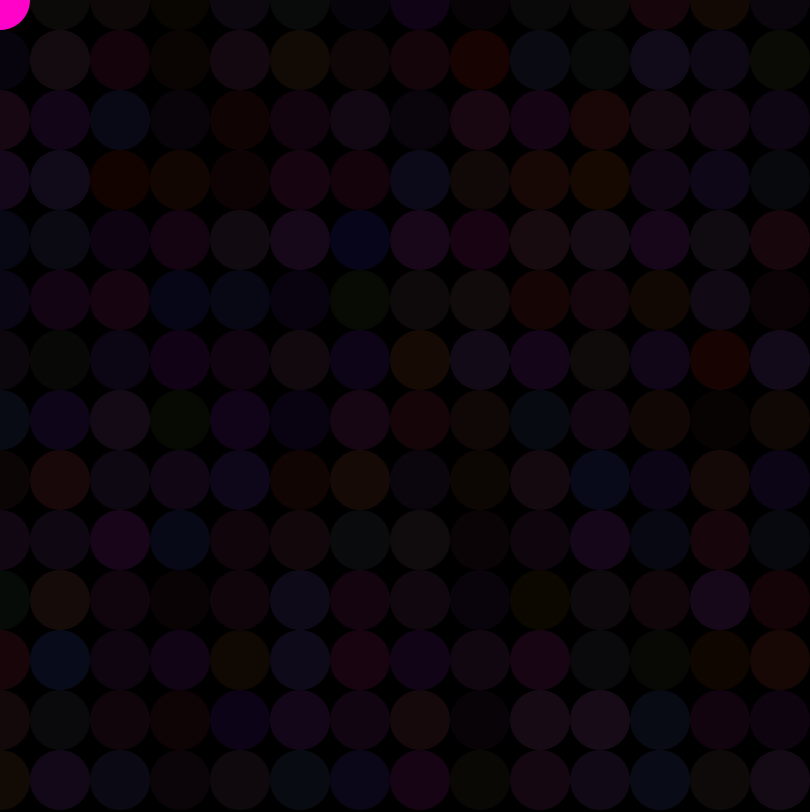
Frame 1 (no input)
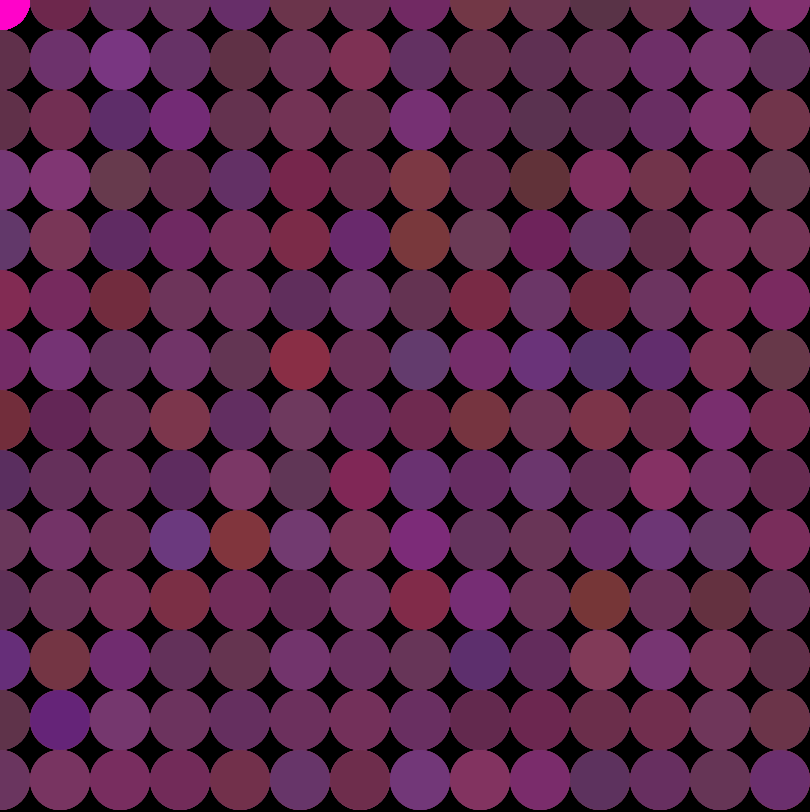
Frame 60 (the mouse pressed at the canvas centre just before this capture)
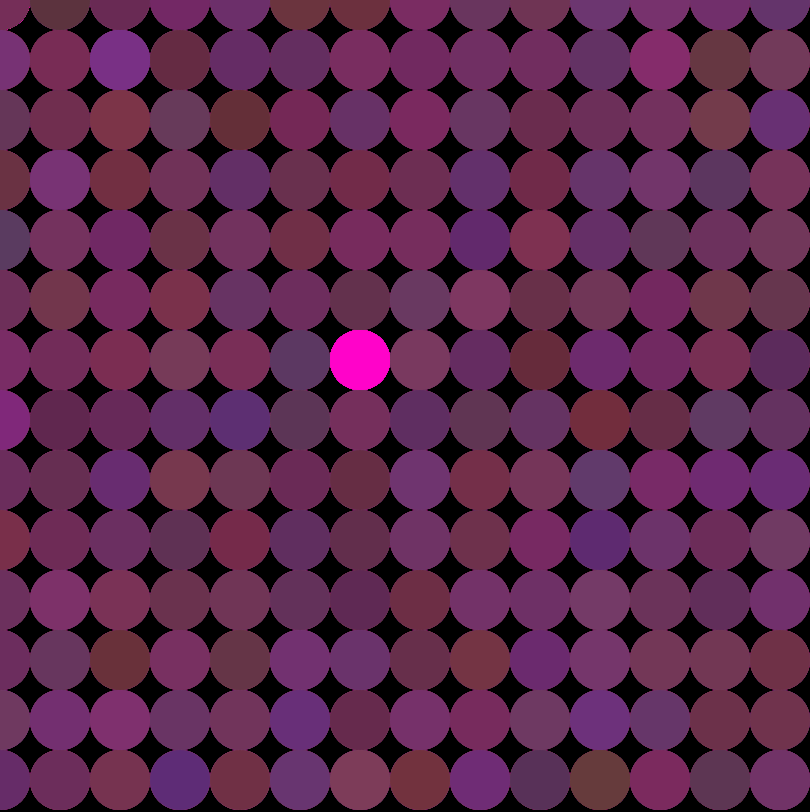
Frame 120 (the mouse held since frame 60 and released just before this capture)

The Processing sketch that drew these frames (run headless with seeded random() and noise(); from frame 60 on, the mouse is pressed at the canvas centre):

// Processing sketch: processing_6376
// ── processing_6376.pde

/*
Massive Scale!
by: Angeline Mingfield
*/
int xsize; 
int value = 0;
int r;
int g;
int b;

void setup()
{
 background (r, g, b);
 size (810,812);
 xsize = 60;
 noStroke(); 
 smooth();
}


void draw()
{
  fill(value);
  
     if (mousePressed)
   {
     fill(0);
   }
   else 
   {
     fill(100,60,90);
   }
  
 /*  if (value < 150)
   {
     background = 255; 
   }
  */
 for(int y=0; y<height; y+=xsize)
 { for(int x=0; x<width; x+=xsize)
  {fill(random(50,170),random(20,80),random(183), 37);
   ellipse(x, y, xsize ,xsize);
  }
  
 }
   int specialX = mouseX - (mouseX % xsize);
   int specialY = mouseY - (mouseY % xsize);
   fill(255, 3, 201);
   ellipse(specialX, specialY, xsize, xsize);
  

}
